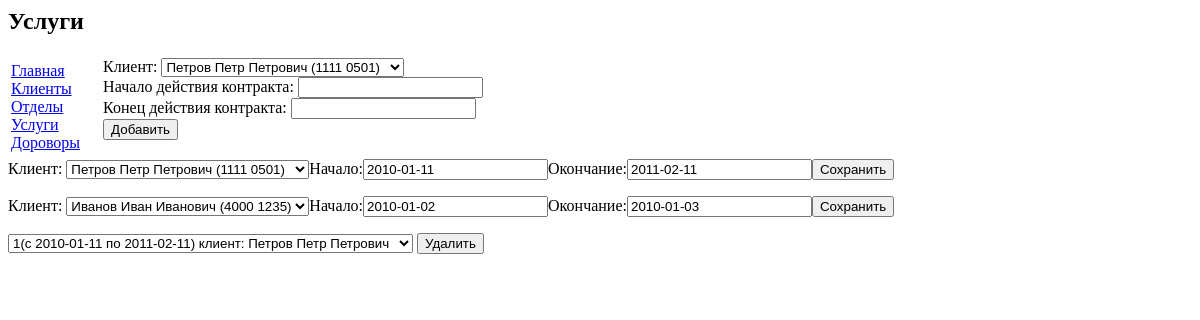
/contracts.php, run on the app's committed database.
### tables this page shows
CREATE TABLE IF NOT EXISTS `contract` (
  `contract_num` int(11) NOT NULL AUTO_INCREMENT,
  `start` date NOT NULL,
  `end` date NOT NULL,
  `client_passport` varchar(255) NOT NULL,
  PRIMARY KEY (`contract_num`),
  KEY `client_passport` (`client_passport`)
);

### contracts.php (the view, shortened to what this page needs)
<html>
<head>
    <link href="style.css" type="text/css" rel="stylesheet">
</head>
<body>
<h2>Услуги</h2>
<?php
$myConnect = mysql_connect('localhost:3306', 'root', '123456');
$mysql_query = mysql_query("select c.*,cl.name,cl.middlename,cl.surname from `contract` as c  join `client` as cl on c.client_passport = cl.passport", $myConnect);
$contracts = array();
while ($row = mysql_fetch_array($mysql_query)) {
    $contracts[] = $row;
}
$mysql_query = mysql_query("select * from `client`", $myConnect);
$clients = array();
while ($row = mysql_fetch_array($mysql_query)) {
    $clients[] = $row;
}
?>
<table>
    <tr>
        <td class='menu'>
            <a href="index.php">Главная</a>
            <a href="clients.php">Клиенты</a>
            <a href="departments.php">Отделы</a>
            <a href="services.php">Услуги</a>
            <a href="contracts.php">Дороворы</a>
        </td>
        <td>
            <form action="contracts.php" method="post">
                <div>
                    <label>Клиент:
                        <select name='client'>
                            <?php
                            foreach ($clients as $client) {
                                $surname = $client["surname"];
                                $name = $client["name"];
                                $middlename = $client["middlename"];
                                $passport = $client["passport"];
                                echo("<option value='$passport'>$surname $name $middlename ($passport)</option> ");
                            }
                            ?>
                        </select>
                    </label>
                </div>
                <div>
                    <label>Начало действия контракта:
                        <input type="text" name="start">
                    </label>
                </div>
                <div>
                    <label>Конец действия контракта:
                        <input type="text" name="end">
                    </label>
                </div>
                <div>
                    <input name="add" value="Добавить" type="submit"/>
                </div>
            </form>
        </td>
    </tr>
</table>
<?php
foreach ($contracts as $contract) {
    $client_passport = $contract["client_passport"];
    $end = $contract["end"];
    $start = $contract["start"];
    echo("<form action='contracts.php' method='post'>");
    echo("<label>Клиент: <select name='client'>");
    foreach ($clients as $client) {
        $surname = $client["surname"];
        $name = $client["name"];
        $middlename = $client["middlename"];
        $passport = $client["passport"];
        if($passport ==$client_passport ){
            echo("<option selected value='$passport'>$surname $name $middlename ($passport)</option> ");
        }else{
        echo("<option value='$passport'>$surname $name $middlename ($passport)</option> ");
        }
    }
    echo("</select>");
    echo("<label>Начало:<input type='text' name='start' value='$start'></label>");
    echo("<label>Окончание:<input type='text' name='end' value='$end'></label>");
    echo("<input name='save' value='Сохранить' type='submit'/></form>");
}
?>
<form action="contracts.php" method="post">
    <select name='contract_num'>
        <?php
        foreach ($contracts as $contract) {
            $contract_num = $contract["contract_num"];
            $end = $contract["end"];
            $start = $contract["start"];
            $surname = $contract["surname"];
            $name = $contract["name"];
            $middlename = $contract["middlename"];
            echo("<option value='$contract_num'>$contract_num(с $start по $end) клиент: $surname $name $middlename</option> ");
        }
        ?>
    </select>
    <input name='delete' value='Удалить' type='submit'/>
</form>
</body>
</html>

### style.css (style rules this page uses)
.menu { padding-right: 20px; }
.menu a { display: block; }

### data on the page
contract: start "2010-01-11", end "2011-02-11"
contract: start "2010-01-02", end "2010-01-03"

### other printed values
form field client "Петров Петр Петрович (1111 0501)"
form field client "Иванов Иван Иванович (4000 1235)"
form field contract_num "1(с 2010-01-11 по 2011-02-11) клиент: Петров Петр Петрович"
